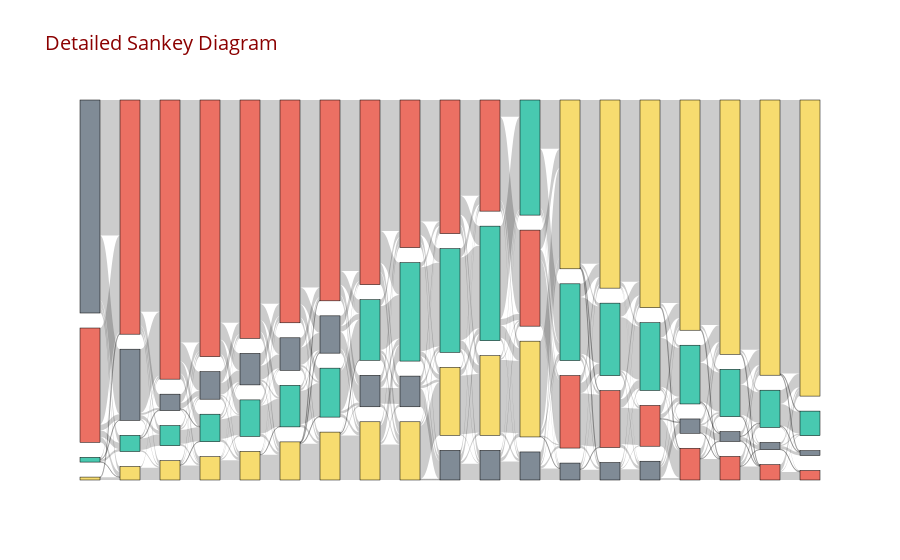

The cell this chart's notebook holds for it:
### Code cell
import plotly.graph_objects as go

fig = go.Figure(data=[go.Sankey(
    node = dict(
    pad = 15,
    thickness = 20,
    line = dict(color = "black", width = 0.5),
    color = count*color_node,
    label = [""] * count  # This will remove labels
),
    link = dict(
        source = source_ej,
        target = target_ej,
        value =  value_ej,
        hovertemplate = 'Source: %{source}<br>Target: %{target}<br>Value: %{value}<extra></extra>', # customized hover template
    ))])

fig.update_layout(
    title_text="Detailed Sankey Diagram", 
    font_size=10,
    font_color="darkblue",
    title_font=dict(size=20, color='darkred'), 
    hovermode='x'
)



fig.update_xaxes(
    tickvals=list(range(2002, 2023)),  # this sets the xticks
    tickangle=45,  # this rotates the xticks labels for better visibility
    title_text='Year'
)

fig.show()

### Figure 1 — Plotly figure (JSON) as saved in the notebook; plotly's stock layout.template omitted (floating-point values rounded to 4 significant figures; data arrays with more than 128 entries replaced by an {"elided": "..."} marker saying what was removed)
{"data": [{"link": {"hovertemplate": "Source: %{source}<br>Target: %{target}<br>Value: %{value}<extra></extra>", "source": {"elided": "300 int values"}, "target": {"elided": "300 int values"}, "value": {"elided": "304 int values"}}, "node": {"color": ["#808B96", "#EC7063", "#F7DC6F", "#48C9B0", "#808B96", "#EC7063", "#F7DC6F", "#48C9B0", "#808B96", "#EC7063", "#F7DC6F", "#48C9B0", "#808B96", "#EC7063", "#F7DC6F", "#48C9B0", "#808B96", "#EC7063", "#F7DC6F", "#48C9B0", "#808B96", "#EC7063", "#F7DC6F", "#48C9B0", "#808B96", "#EC7063", "#F7DC6F", "#48C9B0", "#808B96", "#EC7063", "#F7DC6F", "#48C9B0", "#808B96", "#EC7063", "#F7DC6F", "#48C9B0", "#808B96", "#EC7063", "#F7DC6F", "#48C9B0", "#808B96", "#EC7063", "#F7DC6F", "#48C9B0", "#808B96", "#EC7063", "#F7DC6F", "#48C9B0", "#808B96", "#EC7063", "#F7DC6F", "#48C9B0", "#808B96", "#EC7063", "#F7DC6F", "#48C9B0", "#808B96", "#EC7063", "#F7DC6F", "#48C9B0", "#808B96", "#EC7063", "#F7DC6F", "#48C9B0", "#808B96", "#EC7063", "#F7DC6F", "#48C9B0", "#808B96", "#EC7063", "#F7DC6F", "#48C9B0", "#808B96", "#EC7063", "#F7DC6F", "#48C9B0", "#808B96", "#EC7063", "#F7DC6F", "#48C9B0", "#808B96", "#EC7063", "#F7DC6F", "#48C9B0"], "label": ["", "", "", "", "", "", "", "", "", "", "", "", "", "", "", "", "", "", "", "", ""], "line": {"color": "black", "width": 0.5}, "pad": 15, "thickness": 20}, "type": "sankey"}], "layout": {"font": {"color": "darkblue", "size": 10}, "hovermode": "x", "title": {"font": {"color": "darkred", "size": 20}, "text": "Detailed Sankey Diagram"}, "xaxis": {"tickangle": 45, "tickvals": [2002, 2003, 2004, 2005, 2006, 2007, 2008, 2009, 2010, 2011, 2012, 2013, 2014, 2015, 2016, 2017, 2018, 2019, 2020, 2021], "title": {"text": "Year"}}}}
